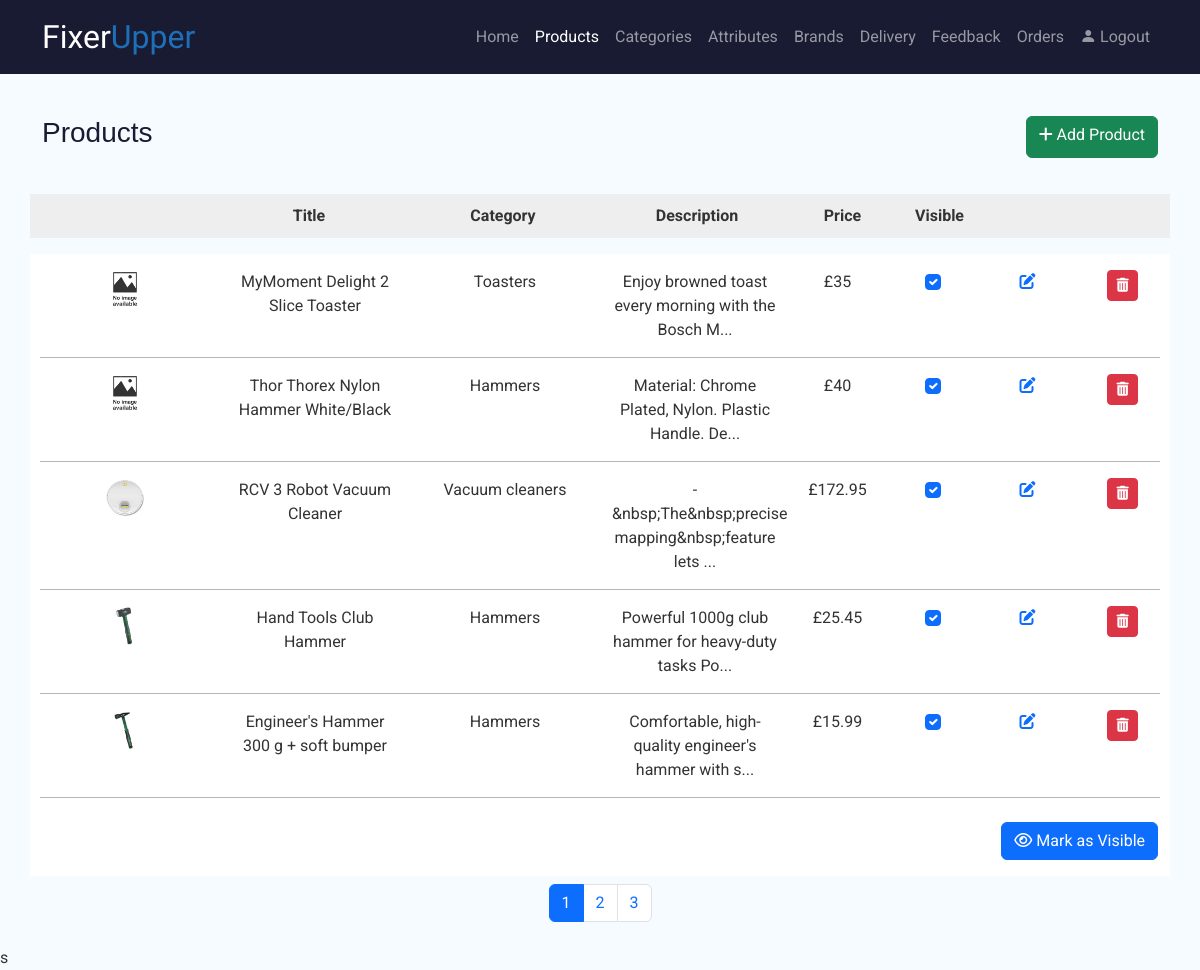
Page /admin/dashboard.php (signed in) on the committed database.
### tables this page shows
CREATE TABLE `products` (
  `id` int(11) NOT NULL,
  `categoryID` int(11) DEFAULT NULL,
  `brandID` int(11) DEFAULT NULL,
  `sku` varchar(255) NOT NULL,
  `name` varchar(255) NOT NULL,
  `description` text DEFAULT NULL,
  `image` varchar(255) DEFAULT NULL,
  `price` double NOT NULL,
  `qty` int(11) NOT NULL,
  `status` int(11) NOT NULL
);

CREATE TABLE `categories` (
  `id` int(11) NOT NULL,
  `parent` int(11) NOT NULL,
  `category` varchar(255) NOT NULL,
  `active` tinyint(1) NOT NULL DEFAULT 0
);

### admin/dashboard.php (the view, shortened to what this page needs)
<?php
  require_once __DIR__ . '/includes/init.php';
  include('./includes/header.php');
  $resultTotal = $conn->query("SELECT COUNT(*) as total FROM products WHERE status != 2");
  $total = $resultTotal->fetch_assoc()['total'];
  $pagination = paginate($total, 5);
  $page = $pagination['page'];
  $perPage = $pagination['perPage'];
  $offset = $pagination['offset'];
  $totalPages = $pagination['totalPages'];
  $sql = "SELECT p.*, c.category AS category_name FROM products p LEFT JOIN categories c ON p.categoryID = c.id WHERE p.status != 2 ORDER BY id DESC LIMIT $offset, $perPage";
  $result = $conn->query($sql);
?>
<section id="titleSection" class="pt-3 pb-1">
    <div class="container d-flex justify-content-between mb-3">
      <h1>Products</h1>
      <a href="addProduct.php" class="btn btn-success">
          <i class="fa-solid fa-plus"></i> Add Product
      </a>
    </div>
</section>
<section id="tableHeader" class="pt-3 pb-3">
  <div class="container text-center">
    <div class="row">
      <div class="float-start col-md-2"></div>
      <div class="float-start col-md-2">Title</div>
      <div class="float-start col-md-2">Category</div>
      <div class="float-start col-md-2">Description</div>
      <div class="float-start col-md-1">Price</div>
      <div class="float-start col-md-1">Visible</div>
      <div class="float-start col-md-1"></div>
      <div class="float-start col-md-1"></div>
    </div>
  </div>
</section>
<section id="tableBody">
    <div class="container text-center">
        <form method="POST" action="dashboard.php?page=<?= $page ?>">
          <?php
            while ($row = $result->fetch_assoc()) :
          ?>
            <div class='row pt-3 pb-3 item-row'>
              <div class='float-start col-md-2'>
                <?php
                  $path = "../img/products/" . $row['image'];
                  $image = (!empty($row['image']) && file_exists($path))
                      ? $path
                      : "../img/products/default/no-image.png";
                  ?>
              <img src='<?= $image ?>' alt='item' width ='40px'></div>
              <div class='float-start col-md-2'><?= htmlspecialchars($row['name']) ?></div>
              <div class='float-start col-md-2'><?= htmlspecialchars($row['category_name'] ?? 'No category') ?></div>
              <div class='float-start col-md-2'><?= htmlspecialchars(mb_substr(strip_tags($row['description']), 0, 50)) ?>...</div>
              <div class='float-start col-md-1 text-center'>£<?= $row['price'] ?></div>
              <div class='float-start col-md-1 text-center'><input class='form-check-input' type='checkbox' name='available[]' value ='<?= $row['id'] ?>'<?= $row['status'] == 1 ? ' checked' : '' ?> ></div>
              <div class='float-start col-md-1 text-center'><a href='editProduct.php?id=<?= $row['id'] ?>'><i class='fa-solid fa-pen-to-square'></i></a></div>
              <div class='float-start col-md-1'>
                <button type="submit" name="delete" value="<?= $row['id'] ?>"
                    class="btn btn-danger btn-sm" data-confirm="Delete product?">
                    <i class="fa-solid fa-trash-can"></i>
                </button>
              </div>
            </div>
          <?php endwhile; ?>
        <div class="mt-4 text-end pb-3">
          <button type="submit" name="mark" class="btn btn-primary">
              <i class="fa-regular fa-eye"></i> Mark as Visible
          </button>
        </div>
    </form>
    </div>
    <?php renderPagination($totalPages, $page, 'dashboard.php?'); ?>   s
</section>

### admin/css/style.css (style rules this page uses)
body { font-family: 'Roboto', sans-serif; margin: 0; padding: 0; background: #F5FBFF; color: #333; }
h1 { font-family: 'Montserrat', sans-serif; color: #191b32; font-size: 28px; }
#titleSection { margin-top: 100px; }
#tableHeader > .container { background-color: #eee; font-weight: bold; padding: 10px 0; }
#tableBody > .container, #formBody > .container { background-color: #ffffff; }
.item-row { position: relative; }
.item-row::after { content: ""; position: absolute; left: 10px; right: 10px; bottom: 0; border-bottom: 1px solid #B7B7B7; }

### rows in the picture
products: name "MyMoment Delight 2 Slice Toaster", categoryID.category "Toasters", description "Enjoy browned toast every morning with the Bosch M", price "35", status "☑", $row['id'] 38 (drawn)
products: name "Thor Thorex Nylon Hammer White/Black", categoryID.category "Hammers", description "Material: Chrome Plated, Nylon. Plastic Handle. De", price "40", status "☑", $row['id'] 37 (drawn)
products: image (picture), name "RCV 3 Robot Vacuum Cleaner", categoryID.category "Vacuum cleaners", description "-&nbsp;The&nbsp;precise mapping&nbsp;feature lets", price "172.95", status "☑", $row['id'] 34 (drawn)
products: image (picture), name "Hand Tools Club Hammer", categoryID.category "Hammers", description "Powerful 1000g club hammer for heavy-duty tasks Po", price "25.45", status "☑", $row['id'] 33 (drawn)
products: image (picture), name "Engineer's Hammer 300 g + soft bumper", categoryID.category "Hammers", description "Comfortable, high-quality engineer's hammer with s", price "15.99", status "☑", $row['id'] 32 (drawn)
